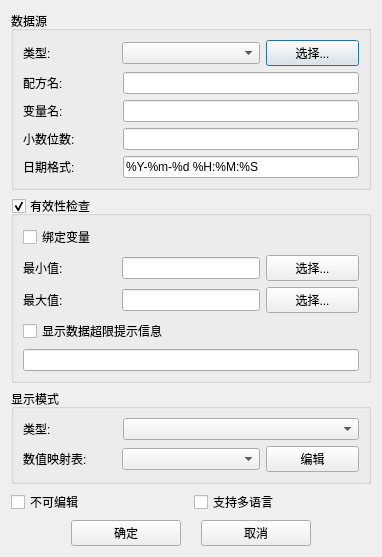
<?xml version="1.0" encoding="UTF-8"?>
<ui version="4.0">
 <class>CItemCfgDialog</class>
 <widget class="QDialog" name="CItemCfgDialog">
  <property name="geometry">
   <rect>
    <x>0</x>
    <y>0</y>
    <width>382</width>
    <height>515</height>
   </rect>
  </property>
  <property name="windowTitle">
   <string>单元格</string>
  </property>
  <layout class="QVBoxLayout" name="verticalLayout_2" stretch="5,5,4,0,1">
   <item>
    <widget class="QGroupBox" name="groupBox_3">
     <property name="title">
      <string>数据源</string>
     </property>
     <layout class="QVBoxLayout" name="verticalLayout_3">
      <item>
       <layout class="QHBoxLayout" name="horizontalLayout_5" stretch="2,3,2">
        <item>
         <widget class="QLabel" name="label_3">
          <property name="text">
           <string>类型:</string>
          </property>
          <property name="buddy">
           <cstring>comboboxDataSource</cstring>
          </property>
         </widget>
        </item>
        <item>
         <widget class="QComboBox" name="comboboxDataSource"/>
        </item>
        <item>
         <widget class="QPushButton" name="pushbuttonSelectVar">
          <property name="text">
           <string>选择...</string>
          </property>
         </widget>
        </item>
       </layout>
      </item>
      <item>
       <layout class="QHBoxLayout" name="horizontalLayout_6" stretch="2,5">
        <item>
         <widget class="QLabel" name="labelRecipe">
          <property name="text">
           <string>配方名:</string>
          </property>
          <property name="buddy">
           <cstring>lineeditRecipeName</cstring>
          </property>
         </widget>
        </item>
        <item>
         <widget class="QLineEdit" name="lineeditRecipeName">
          <property name="maxLength">
           <number>32</number>
          </property>
         </widget>
        </item>
       </layout>
      </item>
      <item>
       <layout class="QHBoxLayout" name="horizontalLayout_8" stretch="2,5">
        <item>
         <widget class="QLabel" name="labelVariable">
          <property name="text">
           <string>变量名:</string>
          </property>
          <property name="buddy">
           <cstring>lineeditVarName</cstring>
          </property>
         </widget>
        </item>
        <item>
         <widget class="QLineEdit" name="lineeditVarName">
          <property name="maxLength">
           <number>32</number>
          </property>
         </widget>
        </item>
       </layout>
      </item>
      <item>
       <layout class="QHBoxLayout" name="horizontalLayout_9" stretch="2,5">
        <item>
         <widget class="QLabel" name="label_7">
          <property name="text">
           <string>小数位数:</string>
          </property>
          <property name="buddy">
           <cstring>lineeditDecimal</cstring>
          </property>
         </widget>
        </item>
        <item>
         <widget class="QLineEdit" name="lineeditDecimal">
          <property name="inputMask">
           <string/>
          </property>
         </widget>
        </item>
       </layout>
      </item>
      <item>
       <layout class="QHBoxLayout" name="horizontalLayout_10" stretch="2,5">
        <item>
         <widget class="QLabel" name="label_8">
          <property name="text">
           <string>日期格式:</string>
          </property>
          <property name="buddy">
           <cstring>lineeditDateFormat</cstring>
          </property>
         </widget>
        </item>
        <item>
         <widget class="QLineEdit" name="lineeditDateFormat">
          <property name="text">
           <string>%Y-%m-%d %H:%M:%S</string>
          </property>
         </widget>
        </item>
       </layout>
      </item>
     </layout>
    </widget>
   </item>
   <item>
    <widget class="QGroupBox" name="groupboxRangeCheck">
     <property name="title">
      <string>有效性检查</string>
     </property>
     <property name="checkable">
      <bool>true</bool>
     </property>
     <property name="checked">
      <bool>true</bool>
     </property>
     <layout class="QVBoxLayout" name="verticalLayout_4">
      <item>
       <layout class="QHBoxLayout" name="horizontalLayout_11">
        <item>
         <widget class="QCheckBox" name="checkboxVarBind">
          <property name="text">
           <string>绑定变量</string>
          </property>
         </widget>
        </item>
       </layout>
      </item>
      <item>
       <layout class="QHBoxLayout" name="horizontalLayout_12" stretch="2,3,2">
        <item>
         <widget class="QLabel" name="label_9">
          <property name="text">
           <string>最小值:</string>
          </property>
          <property name="buddy">
           <cstring>lineeditMin</cstring>
          </property>
         </widget>
        </item>
        <item>
         <widget class="QLineEdit" name="lineeditMin"/>
        </item>
        <item>
         <widget class="QPushButton" name="pushbuttonSelectMin">
          <property name="text">
           <string>选择...</string>
          </property>
         </widget>
        </item>
       </layout>
      </item>
      <item>
       <layout class="QHBoxLayout" name="horizontalLayout_13" stretch="2,3,2">
        <item>
         <widget class="QLabel" name="label_10">
          <property name="text">
           <string>最大值:</string>
          </property>
          <property name="buddy">
           <cstring>lineeditMax</cstring>
          </property>
         </widget>
        </item>
        <item>
         <widget class="QLineEdit" name="lineeditMax"/>
        </item>
        <item>
         <widget class="QPushButton" name="pushbuttonSelectMax">
          <property name="text">
           <string>选择...</string>
          </property>
         </widget>
        </item>
       </layout>
      </item>
      <item>
       <widget class="QCheckBox" name="checkboxTooltip">
        <property name="text">
         <string>显示数据超限提示信息</string>
        </property>
       </widget>
      </item>
      <item>
       <widget class="QLineEdit" name="lineeditOutRangeTip">
        <property name="maxLength">
         <number>32</number>
        </property>
       </widget>
      </item>
     </layout>
    </widget>
   </item>
   <item>
    <widget class="QGroupBox" name="groupboxShowMode">
     <property name="title">
      <string>显示模式</string>
     </property>
     <layout class="QVBoxLayout" name="verticalLayout">
      <item>
       <layout class="QHBoxLayout" name="horizontalLayout_2" stretch="2,5">
        <item>
         <widget class="QLabel" name="label">
          <property name="text">
           <string>类型:</string>
          </property>
          <property name="buddy">
           <cstring>comboboxType</cstring>
          </property>
         </widget>
        </item>
        <item>
         <widget class="QComboBox" name="comboboxType"/>
        </item>
       </layout>
      </item>
      <item>
       <layout class="QHBoxLayout" name="horlayoutValueMap" stretch="2,3,2">
        <item>
         <widget class="QLabel" name="labelValueMap">
          <property name="text">
           <string>数值映射表:</string>
          </property>
          <property name="buddy">
           <cstring>comboboxValueTable</cstring>
          </property>
         </widget>
        </item>
        <item>
         <widget class="QComboBox" name="comboboxValueTable"/>
        </item>
        <item>
         <widget class="QPushButton" name="pushbuttonValueMapEdit">
          <property name="text">
           <string>编辑</string>
          </property>
         </widget>
        </item>
       </layout>
      </item>
     </layout>
    </widget>
   </item>
   <item>
    <layout class="QHBoxLayout" name="horizontalLayout_4">
     <item>
      <widget class="QCheckBox" name="checkboxEditable">
       <property name="text">
        <string>不可编辑</string>
       </property>
      </widget>
     </item>
     <item>
      <widget class="QCheckBox" name="checkboxMultiLanguage">
       <property name="text">
        <string>支持多语言</string>
       </property>
      </widget>
     </item>
    </layout>
   </item>
   <item>
    <layout class="QHBoxLayout" name="horizontalLayout">
     <property name="spacing">
      <number>20</number>
     </property>
     <property name="leftMargin">
      <number>60</number>
     </property>
     <property name="rightMargin">
      <number>60</number>
     </property>
     <item>
      <widget class="QPushButton" name="pushbuttonOk">
       <property name="text">
        <string>确定</string>
       </property>
      </widget>
     </item>
     <item>
      <widget class="QPushButton" name="pushbuttonCancel">
       <property name="text">
        <string>取消</string>
       </property>
      </widget>
     </item>
    </layout>
   </item>
  </layout>
 </widget>
 <resources/>
 <connections/>
</ui>
